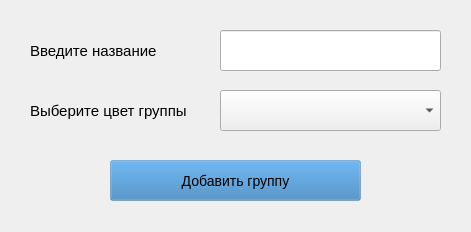
<?xml version="1.0" encoding="UTF-8"?>
<ui version="4.0">
 <class>Form</class>
 <widget class="QWidget" name="Form">
  <property name="geometry">
   <rect>
    <x>0</x>
    <y>0</y>
    <width>471</width>
    <height>232</height>
   </rect>
  </property>
  <property name="windowTitle">
   <string>Form</string>
  </property>
  <widget class="QLineEdit" name="lineEdit">
   <property name="geometry">
    <rect>
     <x>220</x>
     <y>30</y>
     <width>221</width>
     <height>41</height>
    </rect>
   </property>
  </widget>
  <widget class="QLabel" name="label">
   <property name="geometry">
    <rect>
     <x>30</x>
     <y>40</y>
     <width>141</width>
     <height>21</height>
    </rect>
   </property>
   <property name="font">
    <font>
     <family>Arial</family>
     <pointsize>11</pointsize>
    </font>
   </property>
   <property name="text">
    <string>Введите название</string>
   </property>
  </widget>
  <widget class="QLabel" name="label_2">
   <property name="geometry">
    <rect>
     <x>30</x>
     <y>100</y>
     <width>171</width>
     <height>21</height>
    </rect>
   </property>
   <property name="font">
    <font>
     <family>Arial</family>
     <pointsize>11</pointsize>
    </font>
   </property>
   <property name="text">
    <string>Выберите цвет группы</string>
   </property>
  </widget>
  <widget class="QComboBox" name="comboBox">
   <property name="geometry">
    <rect>
     <x>220</x>
     <y>90</y>
     <width>221</width>
     <height>41</height>
    </rect>
   </property>
   <item>
    <property name="text">
     <string/>
    </property>
    <property name="icon">
     <iconset theme="'color:blue;'"/>
    </property>
   </item>
   <item>
    <property name="text">
     <string/>
    </property>
   </item>
   <item>
    <property name="text">
     <string/>
    </property>
   </item>
   <item>
    <property name="text">
     <string/>
    </property>
   </item>
   <item>
    <property name="text">
     <string/>
    </property>
   </item>
   <item>
    <property name="text">
     <string/>
    </property>
   </item>
  </widget>
  <widget class="QPushButton" name="pushButton">
   <property name="geometry">
    <rect>
     <x>110</x>
     <y>160</y>
     <width>251</width>
     <height>41</height>
    </rect>
   </property>
   <property name="font">
    <font>
     <family>Arial</family>
     <pointsize>-1</pointsize>
    </font>
   </property>
   <property name="styleSheet">
    <string notr="true">QPushButton {background-color:  rgba(51,122,183, 0.3); 
                       color: black;
					   font-size: 14px; font-family: Arial;}
QPushButton:hover {background-color:  rgba(51,122,183, 0.7);}
QPushButton:pressed {background-color:  rgba(51,122,183, 0.9);}</string>
   </property>
   <property name="text">
    <string>Добавить группу</string>
   </property>
  </widget>
 </widget>
 <resources/>
 <connections/>
</ui>
